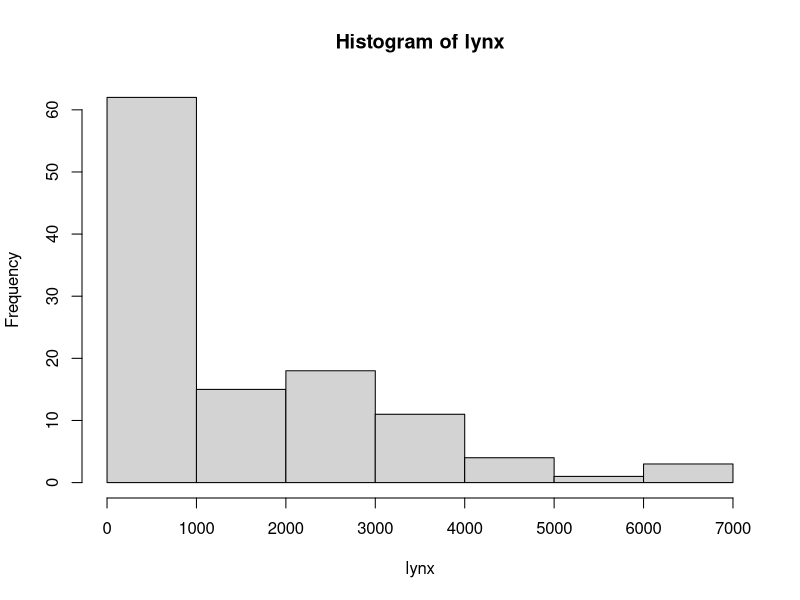
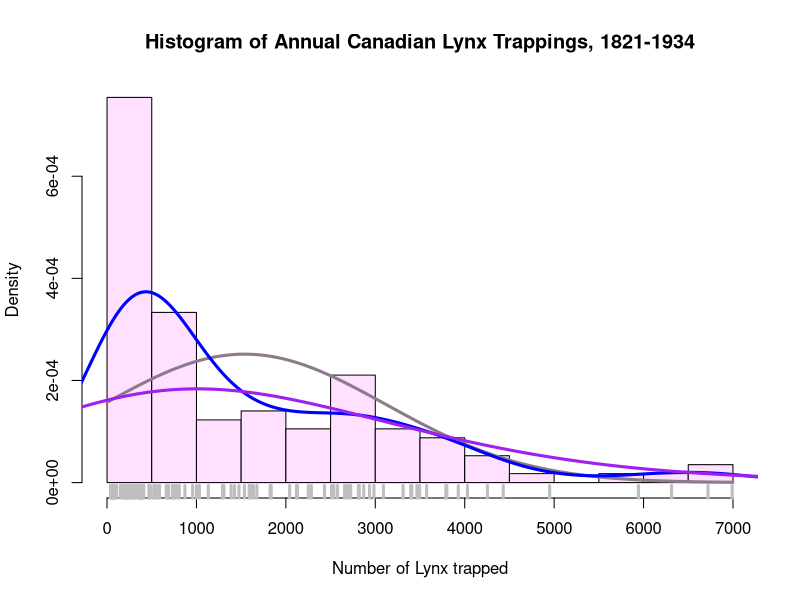

The R source for these figures, in order:
# overlaying plots

library(datasets)

?lynx
head(lynx)

# histogram
hist(lynx)

hist(lynx, 
     breaks = 14, # 14 bins
     freq = FALSE, # axis shows density instead of frequency
     col = "thistle1",
     main = paste("Histogram of Annual Canadian Lynx", 
                  "Trappings, 1821-1934"),
     xlab = "Number of Lynx trapped")

# add a normal distribution
curve(dnorm(x, mean = mean(lynx), sd = sd(lynx)), 
      col = "thistle4",
      lwd = 3,
      add = TRUE ) #superimpose on previous graph
      

# kernel density estimators
lines(density(lynx), col = "blue", lwd = 3)
lines(density(lynx, adjust = 3), col = "purple", lwd = 3)

# add a rug plot
rug(lynx, lwd = 3, col = "gray")
